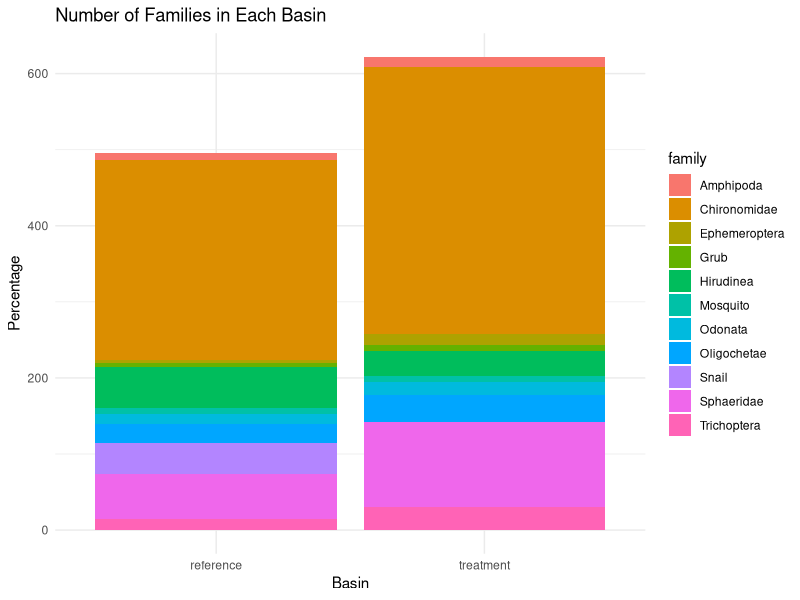
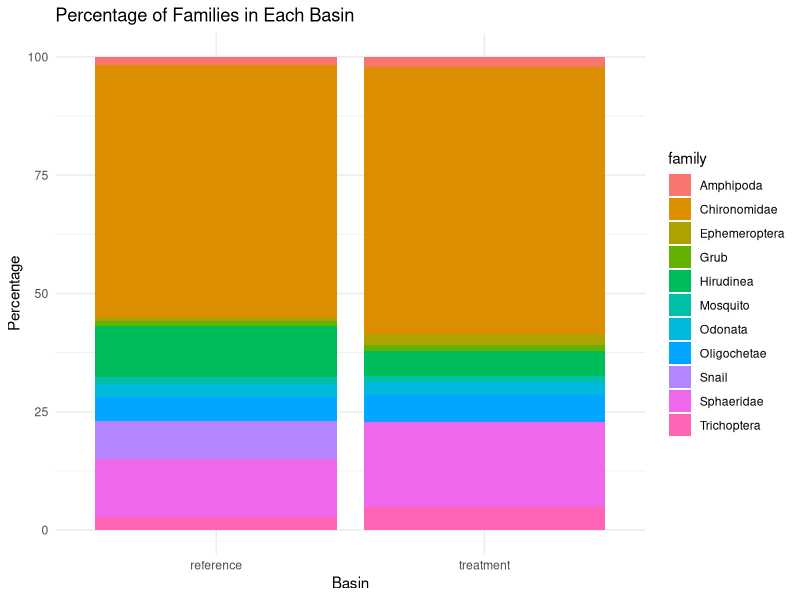
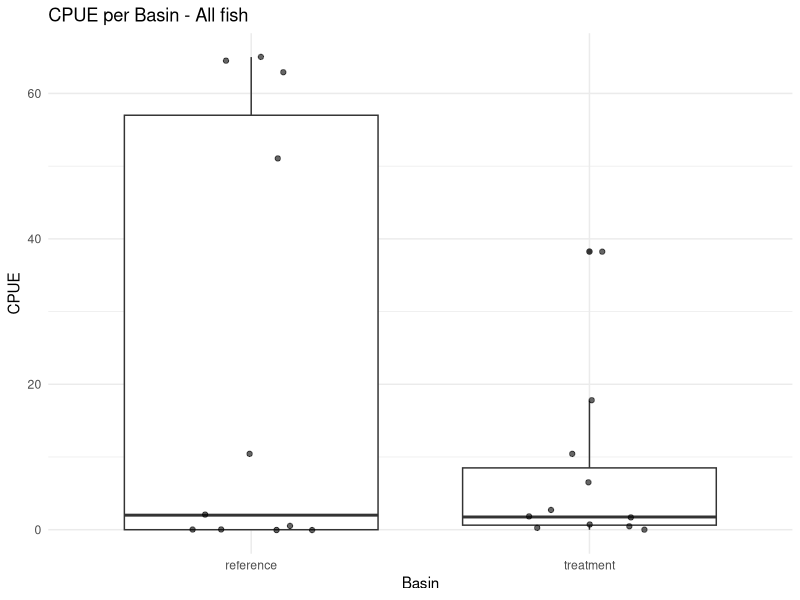
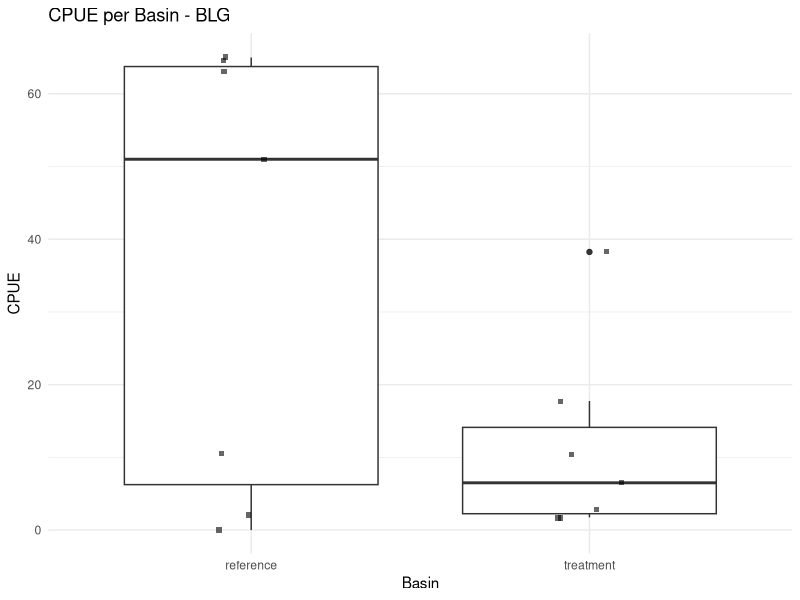
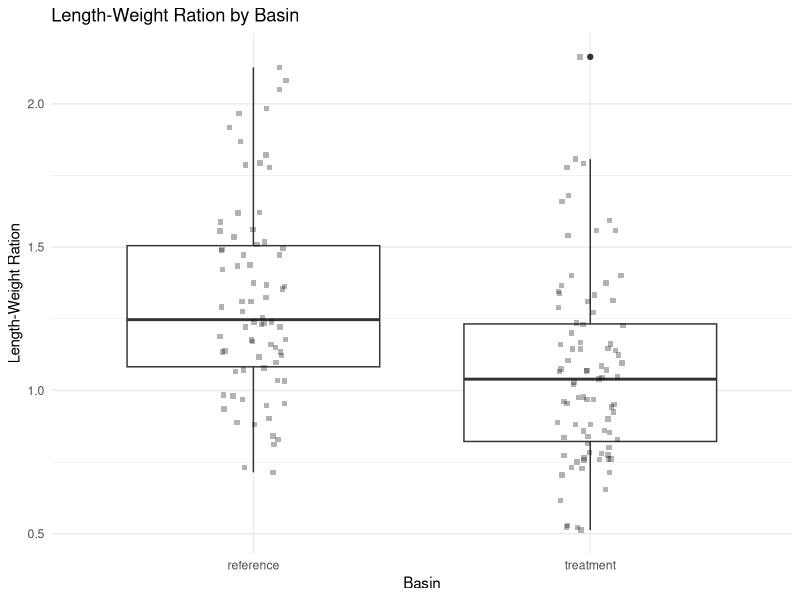
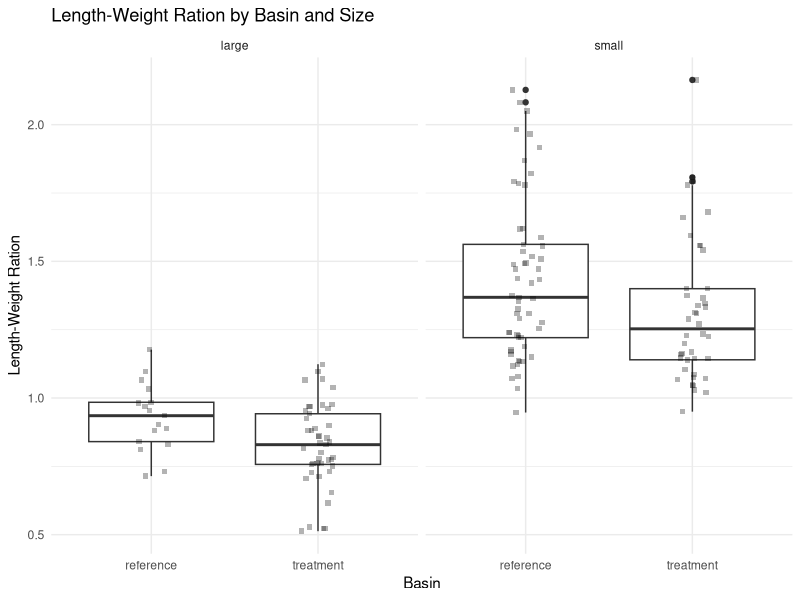
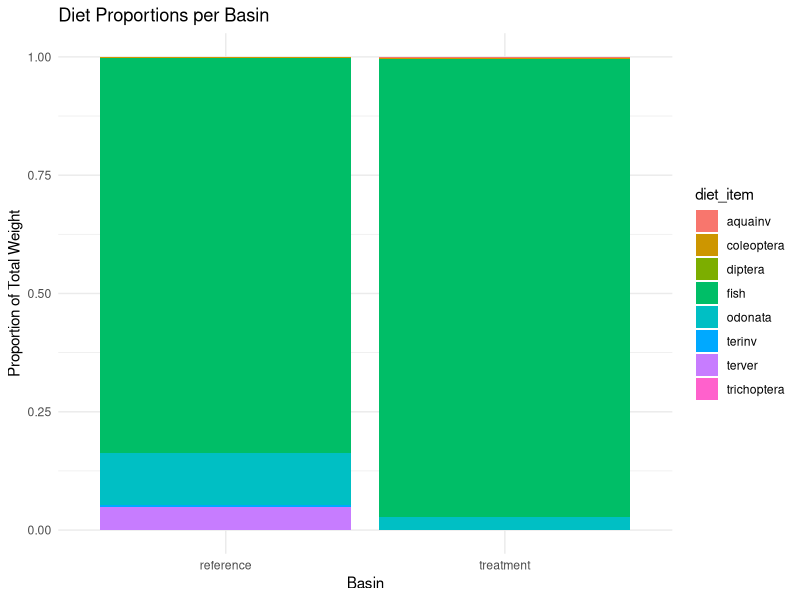
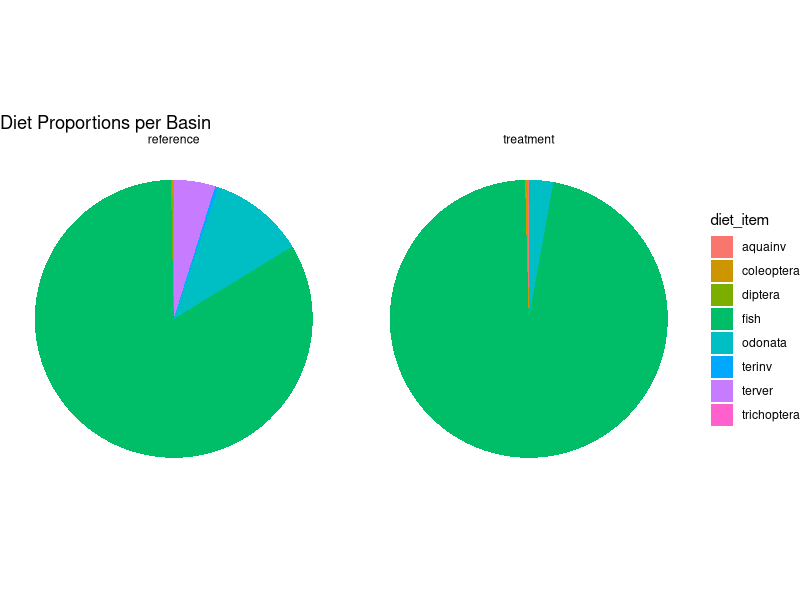

Write R code to recreate these figures, in order.
#Hello! 

library(tidyverse)
library(readr)
library(RColorBrewer)

bmi_2024 <- read_csv("bmi_2024.csv")
View(bmi_2024)

####BMI 2024####
#Lets quick play around with BMI 

#Cleaning, omit NAs 
bmi_2024 <- na.omit(bmi_2024)

#Sum families by basin 
bmi_sum <- bmi_2024 %>%
  group_by(basin, family) %>%
  summarise(total_num = sum(number)) %>%
  ungroup()

#change that to a percentage and make a new data frame 
bmi_sum_percentage <- bmi_sum %>%
  group_by(basin) %>%
  mutate(percentage = total_num / sum(total_num) * 100) %>%
  ungroup()

#Plot families by basin by number 
bmi_sbp <- ggplot(bmi_sum, aes(x = basin, y = total_num, fill = family)) +
  geom_bar(stat = "identity") +
  labs(title = "Number of Families in Each Basin",
       x = "Basin",
       y = "Percentage") +
  theme_minimal()
bmi_sbp

#Plot families by basin by percentage 
bmi_sbp_percentage <- ggplot(bmi_sum_percentage, aes(x = basin, y = percentage, fill = family)) +
  geom_bar(stat = "identity") +
  labs(title = "Percentage of Families in Each Basin",
       x = "Basin",
       y = "Percentage") +
  theme_minimal()
bmi_sbp_percentage

####Preyfish 2024####

#Note - removed perch and minnowtraps from these data to avoid 0 inflation 
preyfish_2024 <- read_csv("preyfish_2024.csv")
View(preyfish_2024)

#Cleaning, omit NAs 
preyfish_2024 <- na.omit(preyfish_2024)

preyfish_bp <- ggplot(preyfish_2024, aes(x = basin, y = CPUE)) +
  geom_boxplot() +                       # Add boxplot
  geom_jitter(width = 0.2, alpha = 0.6) + # Add individual points with jitter for better visibility
  labs(title = "CPUE per Basin - All fish",
       x = "Basin",
       y = "CPUE") +
  theme_minimal()
preyfish_bp

#Omit LMB for giggles 
blg_preyfish <- preyfish_2024 %>%
  filter(species != 'LMB')

#plot CPUE without LMB 
blg_bp <- ggplot(blg_preyfish, aes(x = basin, y = CPUE)) +
  geom_boxplot() +                       
  geom_jitter(width = 0.1, alpha = 0.6, shape=15) + 
  labs(title = "CPUE per Basin - BLG",
       x = "Basin",
       y = "CPUE") +
  theme_minimal()
blg_bp

####LMB Length Weight 2024####
lmb_lw_2024 <- read_csv("lmb_lw_2024.csv")
View(lmb_lw_2024)

#Omit NAs in basin, and weights >1000 and <100
lmb_lw_2024<- lmb_lw_2024 %>%
  filter(!is.na(basin) & weight != 1000 & weight >= 100)

lmb_lw_2024 <- lmb_lw_2024 %>%
  mutate(lw_ration = length / weight)

lmb_bp <- ggplot(lmb_lw_2024, aes(x = basin, y = lw_ration)) +
  geom_boxplot() +                       
  geom_jitter(width = 0.1, alpha = 0.3, shape=15) + 
  labs(title = "Length-Weight Ration by Basin",
       x = "Basin",
       y = "Length-Weight Ration") +
  theme_minimal()
lmb_bp

#Test for significance 

# Split the data by basin
ref_t <- lmb_lw_2024 %>% filter(basin == 'reference') %>% pull(lw_ration)
trt_t <- lmb_lw_2024 %>% filter(basin == 'treatment') %>% pull(lw_ration)

# Run a t-test comparing the two basins
t_test <- t.test(ref_t, trt_t)

# Print the results of the t-test
print(t_test)

#Add size column 

lmb_lw_2024 <- lmb_lw_2024 %>%
  mutate(size = ifelse(length >= 305, 'large', 'small'))

#Facet wrap by size 
lmb_bp_size <- ggplot(lmb_lw_2024, aes(x = basin, y = lw_ration)) +
  geom_boxplot() +                       
  geom_jitter(width = 0.1, alpha = 0.3, shape=15) + 
  labs(title = "Length-Weight Ration by Basin and Size ",
       x = "Basin",
       y = "Length-Weight Ration") +
  facet_wrap(~size) +
  
  theme_minimal()
lmb_bp_size

####Diet 2024####
#Total weight per basin and proportions already calculated 

diets_2024_unfin <- read_csv("diets_2024_unfin.csv")
View(diets_2024_unfin)

#Stacked barplot - dry weight prop

diet_dw_sbp <-ggplot(diets_2024_unfin, aes(x = basin, y = prop_weight, fill = diet_item)) +
  geom_bar(stat = "identity") +
  labs(title = "Diet Proportions per Basin",
       x = "Basin",
       y = "Proportion of Total Weight") +
  theme_minimal()
diet_dw_sbp

#Weight pie chart 
diet_dw_pie <- ggplot(diets_2024_unfin, aes(x = "", y = prop_weight, fill = diet_item)) +
  geom_bar(stat = "identity", width = 1) +
  coord_polar("y") +
  facet_wrap(~ basin) +
  labs(title = "Diet Proportions per Basin",
       x = NULL,
       y = NULL) +
  theme_void() + 
  theme(legend.position = "right")
diet_dw_pie

#Stacked barplot - number

diet_num_sbp <-ggplot(diets_2024_unfin, aes(x = basin, y = number, fill = diet_item)) +
  geom_bar(stat = "identity") +
  labs(title = "Diet Numbers per Basin",
       x = "Basin",
       y = "Raw Numbers") +
  theme_minimal()
diet_num_sbp



diet_dw_pie <- ggplot(diets_2024_unfin, aes(x = "", y = prop_weight, fill = diet_item)) +
  geom_bar(stat = "identity", width = 1) +
  coord_polar("y") +
  facet_wrap(~ basin, scales = "free", ncol = 2) +  # Adjusting the facets
  #labs(title = "Diet Proportions per Basin",
  #     x = NULL,
  #     y = NULL) +
  theme_void() + 
  theme(
    legend.position = "bottom",  # Moving labels to the bottom
    strip.text = element_text(size = 12),  # Increasing the size of facet labels
    #plot.title = element_text(size = 20),  # Increasing the size of the title
    plot.margin = margin(1, 1, 1, 1)  # Adjusting plot margins
  )

diet_dw_pie


#Weight pie chart 
new_labels <- c(
  "aquainv" = "Aquatic Invertebrate",
  "coleoptera" = "Coleoptera",
  "diptera" = "Diptera",
  "fish" = "Fish",
  "odonata" = "Odonata",
  "terinv" = "Terrestrial Invertebrate",
  "terver" = "Terrestrial Vertebrate",
  "trichoptera" = "Trichoptera")

facet_labels <- c(
  "reference" = "Simple",
  "treatment" = "Complex")

diets_2024 <- read_csv("diets_2024.csv")

diet_dw_pie <- ggplot(diets_2024, aes(x = "", y = prop_weight, fill = diet_item)) +
  geom_bar(stat = "identity", width = ) +
  coord_polar("y") +
  facet_wrap(~ basin, labeller = labeller(basin = facet_labels)) +
  labs(x = NULL,
       y = NULL,
       fill = "Diet Items") +
  theme_void() + 
  theme(
    legend.position = "bottom",  # Moving labels to the bottom
    legend.text = element_text(size = 16),
    strip.text = element_text(size = 16),
    legend.title = element_text(size = 16), # Increasing the size of facet labels
    #plot.title = element_text(size = 20),  # Increasing the size of the title
    plot.margin = margin(1, 1, 1, 1)  # Adjusting plot margins
  )+
  scale_fill_manual(values = scales::hue_pal()(length(new_labels)), labels = new_labels)
diet_dw_pie

diets_2024$diet_item_coarse <- ifelse(diets_2024$diet_item == "fish", "Fish", "Other")

#New pie chart - broad categories 
aggregated_data <- diets_2024 %>%
  group_by(basin, diet_item_coarse) %>%
  summarise(total_weight = sum(prop_weight)) %>%
  ungroup()


diet_dw_pie_coarse <- ggplot(aggregated_data, aes(x = "", y = total_weight, fill = diet_item_coarse)) +
  geom_bar(stat = "identity", width = 1, color = "black") +
  coord_polar("y") +
  facet_wrap(~ basin,labeller = labeller(basin = facet_labels)) +
  labs(x = NULL,
       y = NULL,
       fill = "Diet Items") +
  theme_void() + 
  theme(
    legend.position = "bottom",  # Moving labels to the bottom
    legend.text = element_text(size = 16),
    strip.text = element_text(size = 16),
    legend.title = element_text(size = 16), # Increasing the size of facet labels
    #plot.title = element_text(size = 20),  # Increasing the size of the title
    plot.margin = margin(1, 1, 1, 1)  # Adjusting plot margins
  ) +
  scale_fill_manual(values = c("Fish" = "deepskyblue4", "Other" = "tan3"), labels = c("Fish", "Other"))

diet_dw_pie_coarse




